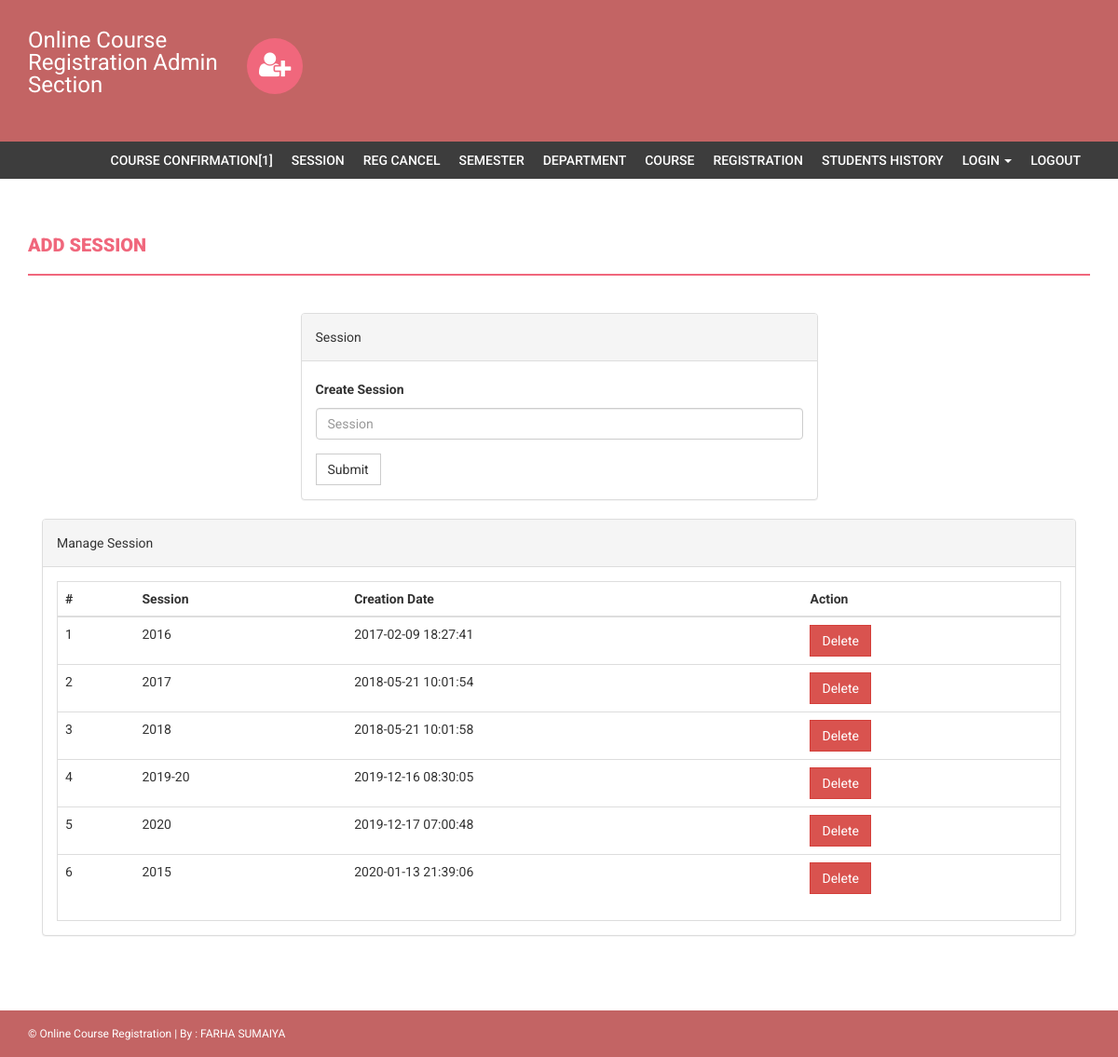
Page /admin/session.php (signed in) on the committed database.
### tables this page shows
CREATE TABLE `session` (
  `id` int(11) NOT NULL,
  `session` varchar(255) DEFAULT NULL,
  `creationDate` timestamp NULL DEFAULT current_timestamp()
);

### admin/session.php (the view, shortened to what this page needs)
<?php
if(strlen($_SESSION['alogin'])==0)
    {
header('location:index.php');
}
else{
?>
<!DOCTYPE html>
<html xmlns="http://www.w3.org/1999/xhtml">
<head>
    <link href="assets/css/bootstrap.css" rel="stylesheet" />
    <link href="assets/css/font-awesome.css" rel="stylesheet" />
    <link href="assets/css/style.css" rel="stylesheet" />
</head>
<body>
<?php include('includes/header.php');?>
<?php if($_SESSION['alogin']!="")
{
 include('includes/menubar.php');
}
 ?>
    <div class="content-wrapper">
        <div class="container">
              <div class="row">
                    <div class="col-md-12">
                        <h1 class="page-head-line">Add session  </h1>
                    </div>
                </div>
                <div class="row" >
                  <div class="col-md-3"></div>
                    <div class="col-md-6">
                        <div class="panel panel-default">
                        <div class="panel-heading">
                           Session
                        </div>
                        <div class="panel-body">
                       <form name="session" method="post">
   <div class="form-group">
    <label for="session">Create Session </label>
    <input type="text" class="form-control" id="sesssion" name="sesssion" placeholder="Session" />
  </div>
 <button type="submit" name="submit" class="btn btn-default">Submit</button>
</form>
                            </div>
                            </div>
                    </div>
                </div>
                <div class="col-md-12">
                    <div class="panel panel-default">
                        <div class="panel-heading">
                            Manage Session
                        </div>
                        <div class="panel-body">
                            <div class="table-responsive table-bordered">
                                <table class="table">
                                    <thead>
                                        <tr>
                                            <th>#</th>
                                            <th>Session</th>
                                            <th>Creation Date</th>
                                            <th>Action</th>
                                        </tr>
                                    </thead>
                                    <tbody>
<?php
$sql=mysqli_query($con,"select * from session");
$cnt=1;
while($row=mysqli_fetch_array($sql))
{
?>
                                        <tr>
                                            <td><?php echo $cnt;?></td>
                                            <td><?php echo htmlentities($row['session']);?></td>
                                            <td><?php echo htmlentities($row['creationDate']);?></td>
                                            <td>
  <a href="session.php?id=<?php echo $row['id']?>&del=delete" onClick="return confirm('Are you sure you want to delete?')">
                                            <button class="btn btn-danger">Delete</button>
</a>
                                            </td>
                                        </tr>
<?php
$cnt++;
} ?>
                                    </tbody>
                                </table>
                            </div>
                        </div>
                    </div>
                </div>
            </div>
        </div>
  <?php include('includes/footer.php');?>
</body>
</html>
<?php } ?>

### admin/assets/css/style.css (style rules this page uses)
body { font-family: 'Roboto', sans-serif; line-height: 30px; }
.content-wrapper { margin-top: 40px; min-height: 600px; padding-bottom: 60px; }
.page-head-line { font-weight: 900; padding-bottom: 20px; border-bottom: 2px solid #F0677C; text-transform: uppercase; color: #F0677C; font-size: 20px; margin-bottom: 40px; }
.btn { border-radius: 0px; -webkit-border-radius: 0px; -moz-border-radius: 0px; }

### rows in the picture
session: session "2016", creationDate "2017-02-09 18:27:41"
session: session "2017", creationDate "2018-05-21 10:01:54"
session: session "2018", creationDate "2018-05-21 10:01:58"
session: session "2019-20", creationDate "2019-12-16 08:30:05"
session: session "2020", creationDate "2019-12-17 07:00:48"
session: session "2015", creationDate "2020-01-13 21:39:06"

### other values in the picture
$rows "1"
